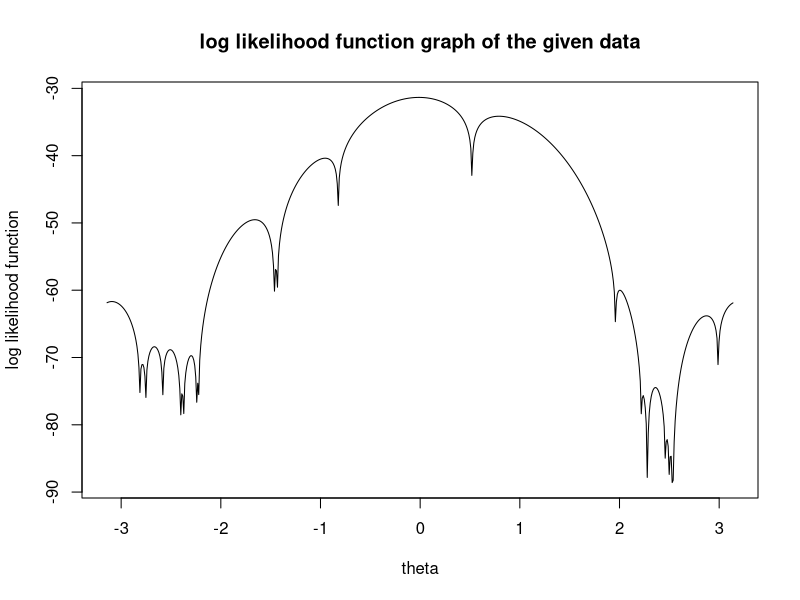

Reproduce this figure in R.
## ---- chunk 1
x1 = c(0.52, 1.96, 2.22, 2.28, 2.28, 2.46, 2.50, 2.53, 2.54, 2.99, 3.47, 3.53,3.70, 3.88, 3.91, 4.04, 4.06, 4.82, 4.85, 5.46)
#log likelihood function
llf=function(theta){
  sapply(theta,function(theta){sum(log(1-cos(x1-theta)))-length(x1)*log(2*pi)})
}

t <- seq(from = -pi , to = pi ,by = 0.01) 

plot(t,llf(t),type = "l",xlab = "theta", ylab="log likelihood function",main = "log likelihood function graph of the given data" )
## ---- chunk 2
x0=asin(mean(x1)-pi)
x0
## ---- chunk 3
l1=function(theta){
  sum((-sin(x1-theta))/(1-cos(x1-theta)))
}
l2=function(theta){
  sum((-1)/(1-cos(x1-theta)))
}

NR=function(x0){
  a=x0
  a1=a+2
  t=0
  while (abs(a1-a)>10^-15){
    a1=a
    h=-l1(a)/l2(a)
    a=a+h
    if (t>50){return(a)}#maximum interation control
    if (abs(a1-a)>10^5){return(NA)}#it did not converge.
    t=t+1
  }
  a
}

start=x0
theta_hat=sapply(start,NR)
func_value=sapply(theta_hat,llf)
rbind(start,theta_hat,func_value)
## ---- chunk 4
start=c(-2.7,2.7)
theta_hat=sapply(start,NR)
func_value=sapply(theta_hat,llf)
rbind(start,theta_hat,func_value)
## ---- chunk 5
t <- seq(from = -pi , to = pi ,length.out = 200) 
theta=sapply(t,NR)
data.frame(table(theta))
